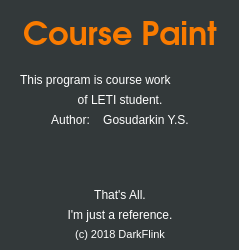
<?xml version="1.0" encoding="UTF-8"?>
<ui version="4.0">
 <class>CourseWorkAboutWidget</class>
 <widget class="QWidget" name="CourseWorkAboutWidget">
  <property name="geometry">
   <rect>
    <x>0</x>
    <y>0</y>
    <width>239</width>
    <height>250</height>
   </rect>
  </property>
  <property name="palette">
   <palette>
    <active>
     <colorrole role="WindowText">
      <brush brushstyle="SolidPattern">
       <color alpha="255">
        <red>255</red>
        <green>255</green>
        <blue>255</blue>
       </color>
      </brush>
     </colorrole>
     <colorrole role="Button">
      <brush brushstyle="SolidPattern">
       <color alpha="255">
        <red>51</red>
        <green>57</green>
        <blue>58</blue>
       </color>
      </brush>
     </colorrole>
     <colorrole role="Light">
      <brush brushstyle="SolidPattern">
       <color alpha="255">
        <red>77</red>
        <green>85</green>
        <blue>88</blue>
       </color>
      </brush>
     </colorrole>
     <colorrole role="Midlight">
      <brush brushstyle="SolidPattern">
       <color alpha="255">
        <red>64</red>
        <green>71</green>
        <blue>73</blue>
       </color>
      </brush>
     </colorrole>
     <colorrole role="Dark">
      <brush brushstyle="SolidPattern">
       <color alpha="255">
        <red>25</red>
        <green>28</green>
        <blue>29</blue>
       </color>
      </brush>
     </colorrole>
     <colorrole role="Mid">
      <brush brushstyle="SolidPattern">
       <color alpha="255">
        <red>34</red>
        <green>38</green>
        <blue>39</blue>
       </color>
      </brush>
     </colorrole>
     <colorrole role="Text">
      <brush brushstyle="SolidPattern">
       <color alpha="255">
        <red>255</red>
        <green>255</green>
        <blue>255</blue>
       </color>
      </brush>
     </colorrole>
     <colorrole role="BrightText">
      <brush brushstyle="SolidPattern">
       <color alpha="255">
        <red>255</red>
        <green>255</green>
        <blue>255</blue>
       </color>
      </brush>
     </colorrole>
     <colorrole role="ButtonText">
      <brush brushstyle="SolidPattern">
       <color alpha="255">
        <red>255</red>
        <green>255</green>
        <blue>255</blue>
       </color>
      </brush>
     </colorrole>
     <colorrole role="Base">
      <brush brushstyle="SolidPattern">
       <color alpha="255">
        <red>0</red>
        <green>0</green>
        <blue>0</blue>
       </color>
      </brush>
     </colorrole>
     <colorrole role="Window">
      <brush brushstyle="SolidPattern">
       <color alpha="255">
        <red>51</red>
        <green>57</green>
        <blue>58</blue>
       </color>
      </brush>
     </colorrole>
     <colorrole role="Shadow">
      <brush brushstyle="SolidPattern">
       <color alpha="255">
        <red>0</red>
        <green>0</green>
        <blue>0</blue>
       </color>
      </brush>
     </colorrole>
     <colorrole role="AlternateBase">
      <brush brushstyle="SolidPattern">
       <color alpha="255">
        <red>25</red>
        <green>28</green>
        <blue>29</blue>
       </color>
      </brush>
     </colorrole>
     <colorrole role="ToolTipBase">
      <brush brushstyle="SolidPattern">
       <color alpha="255">
        <red>255</red>
        <green>255</green>
        <blue>220</blue>
       </color>
      </brush>
     </colorrole>
     <colorrole role="ToolTipText">
      <brush brushstyle="SolidPattern">
       <color alpha="255">
        <red>0</red>
        <green>0</green>
        <blue>0</blue>
       </color>
      </brush>
     </colorrole>
    </active>
    <inactive>
     <colorrole role="WindowText">
      <brush brushstyle="SolidPattern">
       <color alpha="255">
        <red>255</red>
        <green>255</green>
        <blue>255</blue>
       </color>
      </brush>
     </colorrole>
     <colorrole role="Button">
      <brush brushstyle="SolidPattern">
       <color alpha="255">
        <red>51</red>
        <green>57</green>
        <blue>58</blue>
       </color>
      </brush>
     </colorrole>
     <colorrole role="Light">
      <brush brushstyle="SolidPattern">
       <color alpha="255">
        <red>77</red>
        <green>85</green>
        <blue>88</blue>
       </color>
      </brush>
     </colorrole>
     <colorrole role="Midlight">
      <brush brushstyle="SolidPattern">
       <color alpha="255">
        <red>64</red>
        <green>71</green>
        <blue>73</blue>
       </color>
      </brush>
     </colorrole>
     <colorrole role="Dark">
      <brush brushstyle="SolidPattern">
       <color alpha="255">
        <red>25</red>
        <green>28</green>
        <blue>29</blue>
       </color>
      </brush>
     </colorrole>
     <colorrole role="Mid">
      <brush brushstyle="SolidPattern">
       <color alpha="255">
        <red>34</red>
        <green>38</green>
        <blue>39</blue>
       </color>
      </brush>
     </colorrole>
     <colorrole role="Text">
      <brush brushstyle="SolidPattern">
       <color alpha="255">
        <red>255</red>
        <green>255</green>
        <blue>255</blue>
       </color>
      </brush>
     </colorrole>
     <colorrole role="BrightText">
      <brush brushstyle="SolidPattern">
       <color alpha="255">
        <red>255</red>
        <green>255</green>
        <blue>255</blue>
       </color>
      </brush>
     </colorrole>
     <colorrole role="ButtonText">
      <brush brushstyle="SolidPattern">
       <color alpha="255">
        <red>255</red>
        <green>255</green>
        <blue>255</blue>
       </color>
      </brush>
     </colorrole>
     <colorrole role="Base">
      <brush brushstyle="SolidPattern">
       <color alpha="255">
        <red>0</red>
        <green>0</green>
        <blue>0</blue>
       </color>
      </brush>
     </colorrole>
     <colorrole role="Window">
      <brush brushstyle="SolidPattern">
       <color alpha="255">
        <red>51</red>
        <green>57</green>
        <blue>58</blue>
       </color>
      </brush>
     </colorrole>
     <colorrole role="Shadow">
      <brush brushstyle="SolidPattern">
       <color alpha="255">
        <red>0</red>
        <green>0</green>
        <blue>0</blue>
       </color>
      </brush>
     </colorrole>
     <colorrole role="AlternateBase">
      <brush brushstyle="SolidPattern">
       <color alpha="255">
        <red>25</red>
        <green>28</green>
        <blue>29</blue>
       </color>
      </brush>
     </colorrole>
     <colorrole role="ToolTipBase">
      <brush brushstyle="SolidPattern">
       <color alpha="255">
        <red>255</red>
        <green>255</green>
        <blue>220</blue>
       </color>
      </brush>
     </colorrole>
     <colorrole role="ToolTipText">
      <brush brushstyle="SolidPattern">
       <color alpha="255">
        <red>0</red>
        <green>0</green>
        <blue>0</blue>
       </color>
      </brush>
     </colorrole>
    </inactive>
    <disabled>
     <colorrole role="WindowText">
      <brush brushstyle="SolidPattern">
       <color alpha="255">
        <red>25</red>
        <green>28</green>
        <blue>29</blue>
       </color>
      </brush>
     </colorrole>
     <colorrole role="Button">
      <brush brushstyle="SolidPattern">
       <color alpha="255">
        <red>51</red>
        <green>57</green>
        <blue>58</blue>
       </color>
      </brush>
     </colorrole>
     <colorrole role="Light">
      <brush brushstyle="SolidPattern">
       <color alpha="255">
        <red>77</red>
        <green>85</green>
        <blue>88</blue>
       </color>
      </brush>
     </colorrole>
     <colorrole role="Midlight">
      <brush brushstyle="SolidPattern">
       <color alpha="255">
        <red>64</red>
        <green>71</green>
        <blue>73</blue>
       </color>
      </brush>
     </colorrole>
     <colorrole role="Dark">
      <brush brushstyle="SolidPattern">
       <color alpha="255">
        <red>25</red>
        <green>28</green>
        <blue>29</blue>
       </color>
      </brush>
     </colorrole>
     <colorrole role="Mid">
      <brush brushstyle="SolidPattern">
       <color alpha="255">
        <red>34</red>
        <green>38</green>
        <blue>39</blue>
       </color>
      </brush>
     </colorrole>
     <colorrole role="Text">
      <brush brushstyle="SolidPattern">
       <color alpha="255">
        <red>25</red>
        <green>28</green>
        <blue>29</blue>
       </color>
      </brush>
     </colorrole>
     <colorrole role="BrightText">
      <brush brushstyle="SolidPattern">
       <color alpha="255">
        <red>255</red>
        <green>255</green>
        <blue>255</blue>
       </color>
      </brush>
     </colorrole>
     <colorrole role="ButtonText">
      <brush brushstyle="SolidPattern">
       <color alpha="255">
        <red>25</red>
        <green>28</green>
        <blue>29</blue>
       </color>
      </brush>
     </colorrole>
     <colorrole role="Base">
      <brush brushstyle="SolidPattern">
       <color alpha="255">
        <red>51</red>
        <green>57</green>
        <blue>58</blue>
       </color>
      </brush>
     </colorrole>
     <colorrole role="Window">
      <brush brushstyle="SolidPattern">
       <color alpha="255">
        <red>51</red>
        <green>57</green>
        <blue>58</blue>
       </color>
      </brush>
     </colorrole>
     <colorrole role="Shadow">
      <brush brushstyle="SolidPattern">
       <color alpha="255">
        <red>0</red>
        <green>0</green>
        <blue>0</blue>
       </color>
      </brush>
     </colorrole>
     <colorrole role="AlternateBase">
      <brush brushstyle="SolidPattern">
       <color alpha="255">
        <red>51</red>
        <green>57</green>
        <blue>58</blue>
       </color>
      </brush>
     </colorrole>
     <colorrole role="ToolTipBase">
      <brush brushstyle="SolidPattern">
       <color alpha="255">
        <red>255</red>
        <green>255</green>
        <blue>220</blue>
       </color>
      </brush>
     </colorrole>
     <colorrole role="ToolTipText">
      <brush brushstyle="SolidPattern">
       <color alpha="255">
        <red>0</red>
        <green>0</green>
        <blue>0</blue>
       </color>
      </brush>
     </colorrole>
    </disabled>
   </palette>
  </property>
  <property name="windowTitle">
   <string>Course paint</string>
  </property>
  <widget class="QWidget" name="layoutWidget">
   <property name="geometry">
    <rect>
     <x>20</x>
     <y>10</y>
     <width>200</width>
     <height>231</height>
    </rect>
   </property>
   <layout class="QVBoxLayout" name="verticalLayout_4">
    <item>
     <layout class="QVBoxLayout" name="verticalLayout_3">
      <item>
       <layout class="QVBoxLayout" name="verticalLayout_2">
        <item>
         <widget class="QLabel" name="label">
          <property name="palette">
           <palette>
            <active>
             <colorrole role="WindowText">
              <brush brushstyle="SolidPattern">
               <color alpha="255">
                <red>249</red>
                <green>123</green>
                <blue>0</blue>
               </color>
              </brush>
             </colorrole>
             <colorrole role="Button">
              <brush brushstyle="SolidPattern">
               <color alpha="255">
                <red>245</red>
                <green>121</green>
                <blue>0</blue>
               </color>
              </brush>
             </colorrole>
             <colorrole role="Light">
              <brush brushstyle="SolidPattern">
               <color alpha="255">
                <red>255</red>
                <green>183</green>
                <blue>112</blue>
               </color>
              </brush>
             </colorrole>
             <colorrole role="Midlight">
              <brush brushstyle="SolidPattern">
               <color alpha="255">
                <red>250</red>
                <green>152</green>
                <blue>56</blue>
               </color>
              </brush>
             </colorrole>
             <colorrole role="Dark">
              <brush brushstyle="SolidPattern">
               <color alpha="255">
                <red>122</red>
                <green>60</green>
                <blue>0</blue>
               </color>
              </brush>
             </colorrole>
             <colorrole role="Mid">
              <brush brushstyle="SolidPattern">
               <color alpha="255">
                <red>163</red>
                <green>80</green>
                <blue>0</blue>
               </color>
              </brush>
             </colorrole>
             <colorrole role="Text">
              <brush brushstyle="SolidPattern">
               <color alpha="255">
                <red>0</red>
                <green>0</green>
                <blue>0</blue>
               </color>
              </brush>
             </colorrole>
             <colorrole role="BrightText">
              <brush brushstyle="SolidPattern">
               <color alpha="255">
                <red>255</red>
                <green>255</green>
                <blue>255</blue>
               </color>
              </brush>
             </colorrole>
             <colorrole role="ButtonText">
              <brush brushstyle="SolidPattern">
               <color alpha="255">
                <red>0</red>
                <green>0</green>
                <blue>0</blue>
               </color>
              </brush>
             </colorrole>
             <colorrole role="Base">
              <brush brushstyle="SolidPattern">
               <color alpha="255">
                <red>255</red>
                <green>255</green>
                <blue>255</blue>
               </color>
              </brush>
             </colorrole>
             <colorrole role="Window">
              <brush brushstyle="SolidPattern">
               <color alpha="255">
                <red>245</red>
                <green>121</green>
                <blue>0</blue>
               </color>
              </brush>
             </colorrole>
             <colorrole role="Shadow">
              <brush brushstyle="SolidPattern">
               <color alpha="255">
                <red>0</red>
                <green>0</green>
                <blue>0</blue>
               </color>
              </brush>
             </colorrole>
             <colorrole role="AlternateBase">
              <brush brushstyle="SolidPattern">
               <color alpha="255">
                <red>250</red>
                <green>188</green>
                <blue>127</blue>
               </color>
              </brush>
             </colorrole>
             <colorrole role="ToolTipBase">
              <brush brushstyle="SolidPattern">
               <color alpha="255">
                <red>255</red>
                <green>255</green>
                <blue>220</blue>
               </color>
              </brush>
             </colorrole>
             <colorrole role="ToolTipText">
              <brush brushstyle="SolidPattern">
               <color alpha="255">
                <red>0</red>
                <green>0</green>
                <blue>0</blue>
               </color>
              </brush>
             </colorrole>
            </active>
            <inactive>
             <colorrole role="WindowText">
              <brush brushstyle="SolidPattern">
               <color alpha="255">
                <red>249</red>
                <green>123</green>
                <blue>0</blue>
               </color>
              </brush>
             </colorrole>
             <colorrole role="Button">
              <brush brushstyle="SolidPattern">
               <color alpha="255">
                <red>245</red>
                <green>121</green>
                <blue>0</blue>
               </color>
              </brush>
             </colorrole>
             <colorrole role="Light">
              <brush brushstyle="SolidPattern">
               <color alpha="255">
                <red>255</red>
                <green>183</green>
                <blue>112</blue>
               </color>
              </brush>
             </colorrole>
             <colorrole role="Midlight">
              <brush brushstyle="SolidPattern">
               <color alpha="255">
                <red>250</red>
                <green>152</green>
                <blue>56</blue>
               </color>
              </brush>
             </colorrole>
             <colorrole role="Dark">
              <brush brushstyle="SolidPattern">
               <color alpha="255">
                <red>122</red>
                <green>60</green>
                <blue>0</blue>
               </color>
              </brush>
             </colorrole>
             <colorrole role="Mid">
              <brush brushstyle="SolidPattern">
               <color alpha="255">
                <red>163</red>
                <green>80</green>
                <blue>0</blue>
               </color>
              </brush>
             </colorrole>
             <colorrole role="Text">
              <brush brushstyle="SolidPattern">
               <color alpha="255">
                <red>0</red>
                <green>0</green>
                <blue>0</blue>
               </color>
              </brush>
             </colorrole>
             <colorrole role="BrightText">
              <brush brushstyle="SolidPattern">
               <color alpha="255">
                <red>255</red>
                <green>255</green>
                <blue>255</blue>
               </color>
              </brush>
             </colorrole>
             <colorrole role="ButtonText">
              <brush brushstyle="SolidPattern">
               <color alpha="255">
                <red>0</red>
                <green>0</green>
                <blue>0</blue>
               </color>
              </brush>
             </colorrole>
             <colorrole role="Base">
              <brush brushstyle="SolidPattern">
               <color alpha="255">
                <red>255</red>
                <green>255</green>
                <blue>255</blue>
               </color>
              </brush>
             </colorrole>
             <colorrole role="Window">
              <brush brushstyle="SolidPattern">
               <color alpha="255">
                <red>245</red>
                <green>121</green>
                <blue>0</blue>
               </color>
              </brush>
             </colorrole>
             <colorrole role="Shadow">
              <brush brushstyle="SolidPattern">
               <color alpha="255">
                <red>0</red>
                <green>0</green>
                <blue>0</blue>
               </color>
              </brush>
             </colorrole>
             <colorrole role="AlternateBase">
              <brush brushstyle="SolidPattern">
               <color alpha="255">
                <red>250</red>
                <green>188</green>
                <blue>127</blue>
               </color>
              </brush>
             </colorrole>
             <colorrole role="ToolTipBase">
              <brush brushstyle="SolidPattern">
               <color alpha="255">
                <red>255</red>
                <green>255</green>
                <blue>220</blue>
               </color>
              </brush>
             </colorrole>
             <colorrole role="ToolTipText">
              <brush brushstyle="SolidPattern">
               <color alpha="255">
                <red>0</red>
                <green>0</green>
                <blue>0</blue>
               </color>
              </brush>
             </colorrole>
            </inactive>
            <disabled>
             <colorrole role="WindowText">
              <brush brushstyle="SolidPattern">
               <color alpha="255">
                <red>122</red>
                <green>60</green>
                <blue>0</blue>
               </color>
              </brush>
             </colorrole>
             <colorrole role="Button">
              <brush brushstyle="SolidPattern">
               <color alpha="255">
                <red>245</red>
                <green>121</green>
                <blue>0</blue>
               </color>
              </brush>
             </colorrole>
             <colorrole role="Light">
              <brush brushstyle="SolidPattern">
               <color alpha="255">
                <red>255</red>
                <green>183</green>
                <blue>112</blue>
               </color>
              </brush>
             </colorrole>
             <colorrole role="Midlight">
              <brush brushstyle="SolidPattern">
               <color alpha="255">
                <red>250</red>
                <green>152</green>
                <blue>56</blue>
               </color>
              </brush>
             </colorrole>
             <colorrole role="Dark">
              <brush brushstyle="SolidPattern">
               <color alpha="255">
                <red>122</red>
                <green>60</green>
                <blue>0</blue>
               </color>
              </brush>
             </colorrole>
             <colorrole role="Mid">
              <brush brushstyle="SolidPattern">
               <color alpha="255">
                <red>163</red>
                <green>80</green>
                <blue>0</blue>
               </color>
              </brush>
             </colorrole>
             <colorrole role="Text">
              <brush brushstyle="SolidPattern">
               <color alpha="255">
                <red>122</red>
                <green>60</green>
                <blue>0</blue>
               </color>
              </brush>
             </colorrole>
             <colorrole role="BrightText">
              <brush brushstyle="SolidPattern">
               <color alpha="255">
                <red>255</red>
                <green>255</green>
                <blue>255</blue>
               </color>
              </brush>
             </colorrole>
             <colorrole role="ButtonText">
              <brush brushstyle="SolidPattern">
               <color alpha="255">
                <red>122</red>
                <green>60</green>
                <blue>0</blue>
               </color>
              </brush>
             </colorrole>
             <colorrole role="Base">
              <brush brushstyle="SolidPattern">
               <color alpha="255">
                <red>245</red>
                <green>121</green>
                <blue>0</blue>
               </color>
              </brush>
             </colorrole>
             <colorrole role="Window">
              <brush brushstyle="SolidPattern">
               <color alpha="255">
                <red>245</red>
                <green>121</green>
                <blue>0</blue>
               </color>
              </brush>
             </colorrole>
             <colorrole role="Shadow">
              <brush brushstyle="SolidPattern">
               <color alpha="255">
                <red>0</red>
                <green>0</green>
                <blue>0</blue>
               </color>
              </brush>
             </colorrole>
             <colorrole role="AlternateBase">
              <brush brushstyle="SolidPattern">
               <color alpha="255">
                <red>245</red>
                <green>121</green>
                <blue>0</blue>
               </color>
              </brush>
             </colorrole>
             <colorrole role="ToolTipBase">
              <brush brushstyle="SolidPattern">
               <color alpha="255">
                <red>255</red>
                <green>255</green>
                <blue>220</blue>
               </color>
              </brush>
             </colorrole>
             <colorrole role="ToolTipText">
              <brush brushstyle="SolidPattern">
               <color alpha="255">
                <red>0</red>
                <green>0</green>
                <blue>0</blue>
               </color>
              </brush>
             </colorrole>
            </disabled>
           </palette>
          </property>
          <property name="font">
           <font>
            <family>URW Gothic L</family>
            <pointsize>24</pointsize>
            <weight>75</weight>
            <bold>true</bold>
           </font>
          </property>
          <property name="lineWidth">
           <number>1</number>
          </property>
          <property name="text">
           <string>Course Paint</string>
          </property>
          <property name="alignment">
           <set>Qt::AlignCenter</set>
          </property>
         </widget>
        </item>
        <item>
         <layout class="QVBoxLayout" name="verticalLayout">
          <item>
           <spacer name="verticalSpacer">
            <property name="orientation">
             <enum>Qt::Vertical</enum>
            </property>
            <property name="sizeHint" stdset="0">
             <size>
              <width>20</width>
              <height>13</height>
             </size>
            </property>
           </spacer>
          </item>
          <item>
           <widget class="QLabel" name="label_3">
            <property name="text">
             <string>This program is course work</string>
            </property>
           </widget>
          </item>
         </layout>
        </item>
       </layout>
      </item>
      <item>
       <widget class="QLabel" name="label_4">
        <property name="text">
         <string>of LETI student.</string>
        </property>
        <property name="alignment">
         <set>Qt::AlignCenter</set>
        </property>
       </widget>
      </item>
      <item>
       <widget class="QLabel" name="label_7">
        <property name="text">
         <string>Author:    Gosudarkin Y.S.</string>
        </property>
        <property name="alignment">
         <set>Qt::AlignCenter</set>
        </property>
       </widget>
      </item>
      <item>
       <spacer name="verticalSpacer_2">
        <property name="orientation">
         <enum>Qt::Vertical</enum>
        </property>
        <property name="sizeHint" stdset="0">
         <size>
          <width>20</width>
          <height>20</height>
         </size>
        </property>
       </spacer>
      </item>
     </layout>
    </item>
    <item>
     <widget class="QLabel" name="label_2">
      <property name="text">
       <string>That's All.</string>
      </property>
      <property name="alignment">
       <set>Qt::AlignCenter</set>
      </property>
     </widget>
    </item>
    <item>
     <widget class="QLabel" name="label_5">
      <property name="text">
       <string>I'm just a reference.</string>
      </property>
      <property name="alignment">
       <set>Qt::AlignCenter</set>
      </property>
     </widget>
    </item>
    <item>
     <widget class="QLabel" name="label_6">
      <property name="font">
       <font>
        <pointsize>8</pointsize>
       </font>
      </property>
      <property name="text">
       <string>(c) 2018 DarkFlink</string>
      </property>
      <property name="alignment">
       <set>Qt::AlignCenter</set>
      </property>
     </widget>
    </item>
   </layout>
  </widget>
 </widget>
 <resources/>
 <connections/>
</ui>
